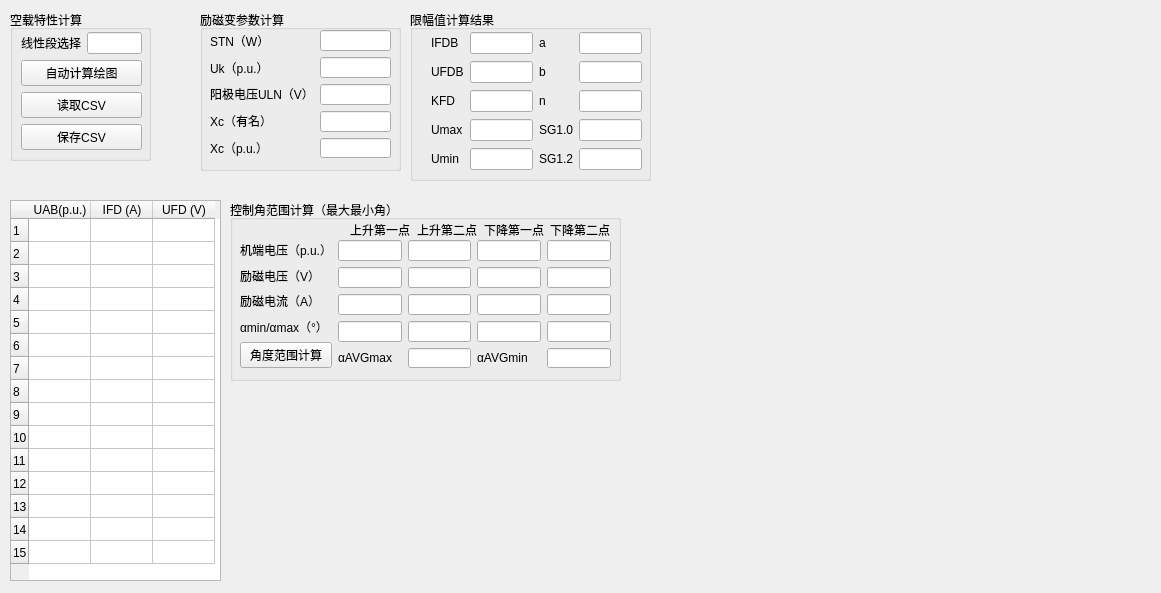
<?xml version="1.0" encoding="UTF-8"?>
<ui version="4.0">
 <class>Dialog</class>
 <widget class="QMainWindow" name="QMainWindow">
  <property name="geometry">
   <rect>
    <x>0</x>
    <y>0</y>
    <width>1161</width>
    <height>593</height>
   </rect>
  </property>
  <property name="windowTitle">
   <string>QMainWindow</string>
  </property>
  <widget class="QTableWidget" name="tableWidget">
   <property name="geometry">
    <rect>
     <x>10</x>
     <y>200</y>
     <width>211</width>
     <height>381</height>
    </rect>
   </property>
   <property name="sizePolicy">
    <sizepolicy hsizetype="Fixed" vsizetype="Fixed">
     <horstretch>0</horstretch>
     <verstretch>0</verstretch>
    </sizepolicy>
   </property>
   <property name="minimumSize">
    <size>
     <width>200</width>
     <height>200</height>
    </size>
   </property>
   <property name="styleSheet">
    <string notr="true"/>
   </property>
   <property name="sortingEnabled">
    <bool>true</bool>
   </property>
   <property name="rowCount">
    <number>15</number>
   </property>
   <attribute name="horizontalHeaderDefaultSectionSize">
    <number>62</number>
   </attribute>
   <attribute name="horizontalHeaderMinimumSectionSize">
    <number>20</number>
   </attribute>
   <attribute name="verticalHeaderDefaultSectionSize">
    <number>23</number>
   </attribute>
   <attribute name="verticalHeaderMinimumSectionSize">
    <number>7</number>
   </attribute>
   <row>
    <property name="text">
     <string>1</string>
    </property>
   </row>
   <row>
    <property name="text">
     <string>2</string>
    </property>
   </row>
   <row>
    <property name="text">
     <string>3</string>
    </property>
   </row>
   <row>
    <property name="text">
     <string>4</string>
    </property>
   </row>
   <row>
    <property name="text">
     <string>5</string>
    </property>
   </row>
   <row>
    <property name="text">
     <string>6</string>
    </property>
   </row>
   <row>
    <property name="text">
     <string>7</string>
    </property>
   </row>
   <row>
    <property name="text">
     <string>8</string>
    </property>
   </row>
   <row>
    <property name="text">
     <string>9</string>
    </property>
   </row>
   <row>
    <property name="text">
     <string>10</string>
    </property>
   </row>
   <row>
    <property name="text">
     <string>11</string>
    </property>
   </row>
   <row>
    <property name="text">
     <string>12</string>
    </property>
   </row>
   <row>
    <property name="text">
     <string>13</string>
    </property>
   </row>
   <row/>
   <row/>
   <column>
    <property name="text">
     <string>UAB(p.u.)</string>
    </property>
   </column>
   <column>
    <property name="text">
     <string>IFD (A)</string>
    </property>
   </column>
   <column>
    <property name="text">
     <string>UFD (V)</string>
    </property>
   </column>
   <item row="0" column="0">
    <property name="text">
     <string/>
    </property>
    <property name="flags">
     <set>ItemIsSelectable|ItemIsEditable|ItemIsDragEnabled|ItemIsDropEnabled|ItemIsUserCheckable|ItemIsEnabled|ItemIsTristate</set>
    </property>
   </item>
  </widget>
  <widget class="QWidget" name="verticalLayoutWidget">
   <property name="geometry">
    <rect>
     <x>660</x>
     <y>10</y>
     <width>451</width>
     <height>401</height>
    </rect>
   </property>
   <layout class="QVBoxLayout" name="verticalLayout"/>
  </widget>
  <widget class="QGroupBox" name="groupBox">
   <property name="geometry">
    <rect>
     <x>200</x>
     <y>10</y>
     <width>201</width>
     <height>161</height>
    </rect>
   </property>
   <property name="title">
    <string>励磁变参数计算</string>
   </property>
   <widget class="QWidget" name="layoutWidget">
    <property name="geometry">
     <rect>
      <x>10</x>
      <y>20</y>
      <width>181</width>
      <height>128</height>
     </rect>
    </property>
    <layout class="QHBoxLayout" name="horizontalLayout">
     <property name="sizeConstraint">
      <enum>QLayout::SetNoConstraint</enum>
     </property>
     <item>
      <layout class="QVBoxLayout" name="verticalLayout_2">
       <item>
        <widget class="QLabel" name="label_2">
         <property name="text">
          <string>STN（W）</string>
         </property>
        </widget>
       </item>
       <item>
        <widget class="QLabel" name="label_3">
         <property name="text">
          <string>Uk（p.u.）</string>
         </property>
        </widget>
       </item>
       <item>
        <widget class="QLabel" name="label_4">
         <property name="text">
          <string>阳极电压ULN（V）</string>
         </property>
        </widget>
       </item>
       <item>
        <widget class="QLabel" name="label_5">
         <property name="text">
          <string>Xc（有名）</string>
         </property>
        </widget>
       </item>
       <item>
        <widget class="QLabel" name="label_6">
         <property name="text">
          <string>Xc（p.u.）</string>
         </property>
        </widget>
       </item>
      </layout>
     </item>
     <item>
      <layout class="QVBoxLayout" name="verticalLayout_3">
       <item>
        <widget class="QLineEdit" name="lineEdit_2"/>
       </item>
       <item>
        <widget class="QLineEdit" name="lineEdit_3"/>
       </item>
       <item>
        <widget class="QLineEdit" name="lineEdit_4"/>
       </item>
       <item>
        <widget class="QLineEdit" name="lineEdit_5"/>
       </item>
       <item>
        <widget class="QLineEdit" name="lineEdit_6"/>
       </item>
      </layout>
     </item>
    </layout>
   </widget>
  </widget>
  <widget class="QGroupBox" name="groupBox_2">
   <property name="geometry">
    <rect>
     <x>10</x>
     <y>10</y>
     <width>141</width>
     <height>151</height>
    </rect>
   </property>
   <property name="title">
    <string>空载特性计算</string>
   </property>
   <widget class="QWidget" name="layoutWidget">
    <property name="geometry">
     <rect>
      <x>11</x>
      <y>22</y>
      <width>121</width>
      <height>121</height>
     </rect>
    </property>
    <layout class="QVBoxLayout" name="verticalLayout_4">
     <item>
      <layout class="QHBoxLayout" name="horizontalLayout_4">
       <item>
        <widget class="QLabel" name="label">
         <property name="text">
          <string>线性段选择</string>
         </property>
        </widget>
       </item>
       <item>
        <widget class="QLineEdit" name="lineEdit"/>
       </item>
      </layout>
     </item>
     <item>
      <widget class="QPushButton" name="pushButton_2">
       <property name="text">
        <string>自动计算绘图</string>
       </property>
      </widget>
     </item>
     <item>
      <widget class="QPushButton" name="pushButton">
       <property name="text">
        <string>读取CSV</string>
       </property>
      </widget>
     </item>
     <item>
      <widget class="QPushButton" name="pushButton_3">
       <property name="text">
        <string>保存CSV</string>
       </property>
      </widget>
     </item>
    </layout>
   </widget>
  </widget>
  <widget class="QGroupBox" name="groupBox_3">
   <property name="geometry">
    <rect>
     <x>230</x>
     <y>200</y>
     <width>391</width>
     <height>181</height>
    </rect>
   </property>
   <property name="acceptDrops">
    <bool>false</bool>
   </property>
   <property name="title">
    <string>控制角范围计算（最大最小角）</string>
   </property>
   <property name="flat">
    <bool>false</bool>
   </property>
   <property name="checkable">
    <bool>false</bool>
   </property>
   <widget class="QWidget" name="layoutWidget">
    <property name="geometry">
     <rect>
      <x>120</x>
      <y>20</y>
      <width>261</width>
      <height>20</height>
     </rect>
    </property>
    <layout class="QHBoxLayout" name="horizontalLayout_2">
     <item>
      <widget class="QLabel" name="label_10">
       <property name="text">
        <string>上升第一点</string>
       </property>
      </widget>
     </item>
     <item>
      <widget class="QLabel" name="label_11">
       <property name="text">
        <string>上升第二点</string>
       </property>
      </widget>
     </item>
     <item>
      <widget class="QLabel" name="label_12">
       <property name="text">
        <string>下降第一点</string>
       </property>
      </widget>
     </item>
     <item>
      <widget class="QLabel" name="label_13">
       <property name="text">
        <string>下降第二点</string>
       </property>
      </widget>
     </item>
    </layout>
   </widget>
   <widget class="QWidget" name="layoutWidget">
    <property name="geometry">
     <rect>
      <x>10</x>
      <y>40</y>
      <width>371</width>
      <height>128</height>
     </rect>
    </property>
    <layout class="QHBoxLayout" name="horizontalLayout_3">
     <item>
      <layout class="QVBoxLayout" name="verticalLayout_5">
       <item>
        <widget class="QLabel" name="label_7">
         <property name="text">
          <string>机端电压（p.u.）</string>
         </property>
        </widget>
       </item>
       <item>
        <widget class="QLabel" name="label_8">
         <property name="text">
          <string>励磁电压（V）</string>
         </property>
        </widget>
       </item>
       <item>
        <widget class="QLabel" name="label_9">
         <property name="text">
          <string>励磁电流（A）</string>
         </property>
        </widget>
       </item>
       <item>
        <widget class="QLabel" name="label_15">
         <property name="text">
          <string>αmin/αmax（°）</string>
         </property>
        </widget>
       </item>
       <item>
        <widget class="QPushButton" name="pushButton_4">
         <property name="text">
          <string>角度范围计算</string>
         </property>
        </widget>
       </item>
      </layout>
     </item>
     <item>
      <layout class="QGridLayout" name="gridLayout">
       <item row="3" column="1">
        <widget class="QLineEdit" name="lineEdit_20"/>
       </item>
       <item row="3" column="3">
        <widget class="QLineEdit" name="lineEdit_22"/>
       </item>
       <item row="3" column="0">
        <widget class="QLineEdit" name="lineEdit_19"/>
       </item>
       <item row="3" column="2">
        <widget class="QLineEdit" name="lineEdit_21"/>
       </item>
       <item row="1" column="2">
        <widget class="QLineEdit" name="lineEdit_14"/>
       </item>
       <item row="2" column="1">
        <widget class="QLineEdit" name="lineEdit_12"/>
       </item>
       <item row="1" column="3">
        <widget class="QLineEdit" name="lineEdit_17"/>
       </item>
       <item row="0" column="3">
        <widget class="QLineEdit" name="lineEdit_16"/>
       </item>
       <item row="0" column="2">
        <widget class="QLineEdit" name="lineEdit_13"/>
       </item>
       <item row="2" column="2">
        <widget class="QLineEdit" name="lineEdit_15"/>
       </item>
       <item row="0" column="1">
        <widget class="QLineEdit" name="lineEdit_10"/>
       </item>
       <item row="1" column="0">
        <widget class="QLineEdit" name="lineEdit_8"/>
       </item>
       <item row="2" column="3">
        <widget class="QLineEdit" name="lineEdit_18"/>
       </item>
       <item row="1" column="1">
        <widget class="QLineEdit" name="lineEdit_11"/>
       </item>
       <item row="2" column="0">
        <widget class="QLineEdit" name="lineEdit_9"/>
       </item>
       <item row="0" column="0">
        <widget class="QLineEdit" name="lineEdit_7"/>
       </item>
       <item row="4" column="1">
        <widget class="QLineEdit" name="lineEdit_23"/>
       </item>
       <item row="4" column="3">
        <widget class="QLineEdit" name="lineEdit_24"/>
       </item>
       <item row="4" column="0">
        <widget class="QLabel" name="label_14">
         <property name="text">
          <string>αAVGmax</string>
         </property>
        </widget>
       </item>
       <item row="4" column="2">
        <widget class="QLabel" name="label_16">
         <property name="text">
          <string>αAVGmin</string>
         </property>
        </widget>
       </item>
      </layout>
     </item>
    </layout>
   </widget>
  </widget>
  <widget class="QGroupBox" name="groupBox_4">
   <property name="geometry">
    <rect>
     <x>410</x>
     <y>10</y>
     <width>241</width>
     <height>171</height>
    </rect>
   </property>
   <property name="title">
    <string>限幅值计算结果</string>
   </property>
   <widget class="QWidget" name="layoutWidget">
    <property name="geometry">
     <rect>
      <x>21</x>
      <y>21</y>
      <width>211</width>
      <height>141</height>
     </rect>
    </property>
    <layout class="QGridLayout" name="gridLayout_2">
     <item row="0" column="0">
      <widget class="QLabel" name="label_17">
       <property name="text">
        <string>IFDB</string>
       </property>
      </widget>
     </item>
     <item row="0" column="1">
      <widget class="QLineEdit" name="lineEdit_25"/>
     </item>
     <item row="0" column="2">
      <widget class="QLabel" name="label_19">
       <property name="text">
        <string>a</string>
       </property>
      </widget>
     </item>
     <item row="0" column="3">
      <widget class="QLineEdit" name="lineEdit_39"/>
     </item>
     <item row="1" column="0">
      <widget class="QLabel" name="label_18">
       <property name="text">
        <string>UFDB</string>
       </property>
      </widget>
     </item>
     <item row="1" column="1">
      <widget class="QLineEdit" name="lineEdit_26"/>
     </item>
     <item row="1" column="2">
      <widget class="QLabel" name="label_20">
       <property name="text">
        <string>b</string>
       </property>
      </widget>
     </item>
     <item row="1" column="3">
      <widget class="QLineEdit" name="lineEdit_38"/>
     </item>
     <item row="2" column="0">
      <widget class="QLabel" name="label_29">
       <property name="text">
        <string>KFD</string>
       </property>
      </widget>
     </item>
     <item row="2" column="1">
      <widget class="QLineEdit" name="lineEdit_29"/>
     </item>
     <item row="2" column="2">
      <widget class="QLabel" name="label_21">
       <property name="text">
        <string>n</string>
       </property>
      </widget>
     </item>
     <item row="2" column="3">
      <widget class="QLineEdit" name="lineEdit_36"/>
     </item>
     <item row="3" column="0">
      <widget class="QLabel" name="label_30">
       <property name="text">
        <string>Umax</string>
       </property>
      </widget>
     </item>
     <item row="3" column="1">
      <widget class="QLineEdit" name="lineEdit_27"/>
     </item>
     <item row="3" column="2">
      <widget class="QLabel" name="label_28">
       <property name="text">
        <string>SG1.0</string>
       </property>
      </widget>
     </item>
     <item row="3" column="3">
      <widget class="QLineEdit" name="lineEdit_35"/>
     </item>
     <item row="4" column="0">
      <widget class="QLabel" name="label_27">
       <property name="text">
        <string>Umin</string>
       </property>
      </widget>
     </item>
     <item row="4" column="1">
      <widget class="QLineEdit" name="lineEdit_28"/>
     </item>
     <item row="4" column="2">
      <widget class="QLabel" name="label_31">
       <property name="text">
        <string>SG1.2</string>
       </property>
      </widget>
     </item>
     <item row="4" column="3">
      <widget class="QLineEdit" name="lineEdit_37"/>
     </item>
    </layout>
   </widget>
  </widget>
 </widget>
 <resources/>
 <connections/>
</ui>
